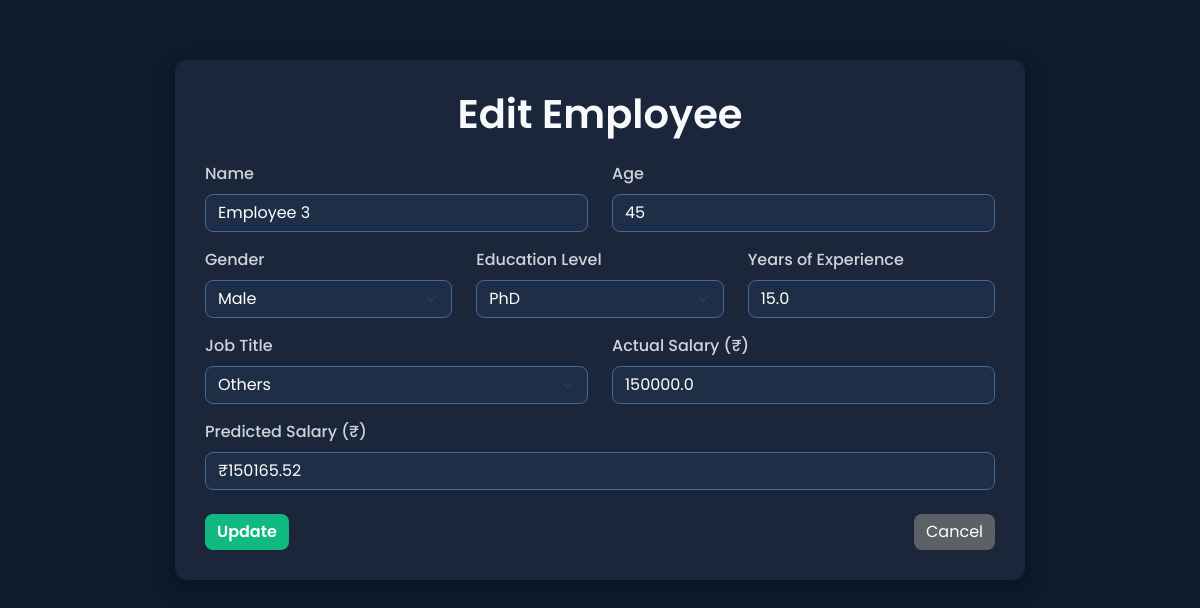
Before: /edit/3 with the older database file.
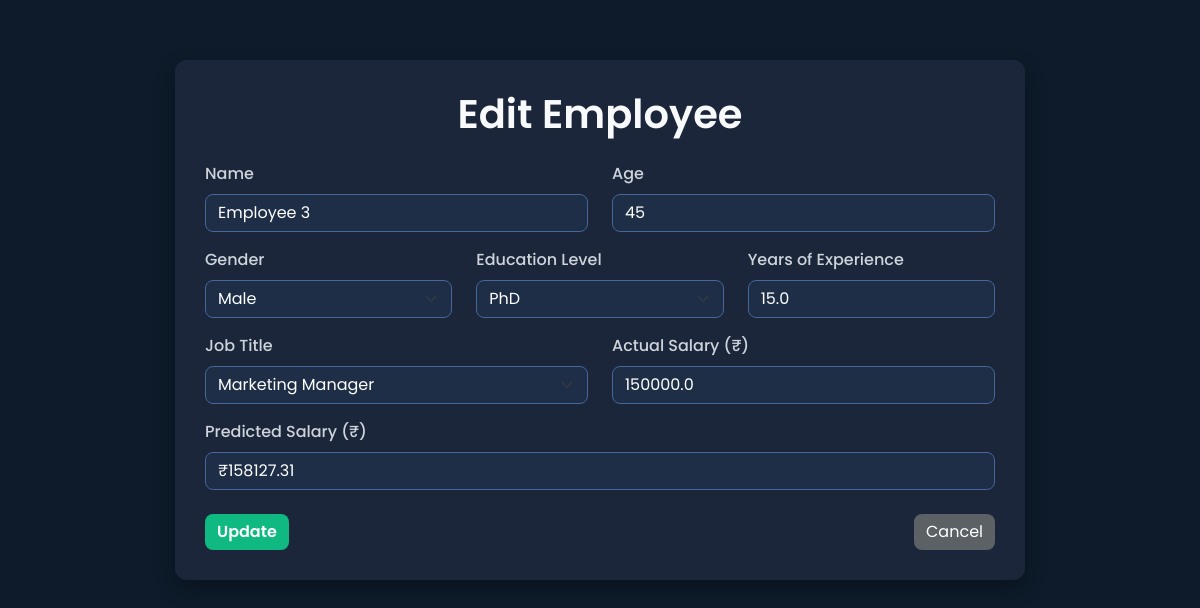
After: the same page with the newer database file.
### app.py (models this page shows)
class Employee(db.Model):
    id               = db.Column(db.Integer, primary_key=True)
    name             = db.Column(db.String(100))
    age              = db.Column(db.Integer)
    gender           = db.Column(db.String(20))
    education_level  = db.Column(db.String(50))
    job_title        = db.Column(db.String(100))
    experience       = db.Column(db.Float)
    actual_salary    = db.Column(db.Float)
    predicted_salary = db.Column(db.Float)

### app.py (the view, shortened to what this page needs)
@app.route('/edit/<int:id>', methods=['GET', 'POST'])
def edit_employee(id):
    emp = Employee.query.get_or_404(id)
    return render_template('edit_employee.html', employee=emp)

### templates/edit_employee.html (shortened to what this page needs)
<!DOCTYPE html>
<html lang="en">
<head>
  <link href="https://cdn.jsdelivr.net/npm/bootstrap@5.3.0/dist/css/bootstrap.min.css" rel="stylesheet">
</head>
<body>
  <div class="container">
    <h1 class="text-center mb-4">Edit Employee</h1>
    <form method="POST">
      <div class="row">
        <div class="col-md-6 mb-3">
          <label class="form-label">Name</label>
          <input type="text" name="name" class="form-control" value="{{ employee.name }}" required>
        </div>
        <div class="col-md-6 mb-3">
          <label class="form-label">Age</label>
          <input type="number" name="age" class="form-control" value="{{ employee.age }}" required>
        </div>
      </div>
      <div class="row">
        <div class="col-md-4 mb-3">
          <label class="form-label">Gender</label>
          <select name="gender" class="form-select" required>
            <option {% if employee.gender=='Male' %}selected{% endif %}>Male</option>
          </select>
        </div>
        <div class="col-md-4 mb-3">
          <label class="form-label">Education Level</label>
          <select name="education_level" class="form-select" required>
            <option {% if employee.education_level=="PhD" %}selected{% endif %}>PhD</option>
          </select>
        </div>
        <div class="col-md-4 mb-3">
          <label class="form-label">Years of Experience</label>
          <input type="number" step="0.1" name="experience" class="form-control" value="{{ employee.experience }}" required>
        </div>
      </div>
      <div class="row">
        <div class="col-md-6 mb-3">
          <label class="form-label">Job Title</label>
          <select name="job_title" class="form-select" required>
            <option {% if employee.job_title == "Others" %}selected{% endif %}>Others</option>
            <option {% if employee.job_title == "Marketing Manager" %}selected{% endif %}>Marketing Manager</option>
          </select>
        </div>
        <div class="col-md-6 mb-3">
          <label class="form-label">Actual Salary (₹)</label>
          <input type="number" name="actual_salary" class="form-control" value="{{ employee.actual_salary }}" required>
        </div>
      </div>
      <div class="mb-3">
  <label class="form-label">Predicted Salary (₹)</label>
  <input type="text" id="predicted_salary" class="form-control" value="₹{{ employee.predicted_salary | round(2) }}" readonly>
</div>
      <div class="d-flex justify-content-between mt-4">
        <button type="submit" class="btn btn-primary">Update</button>
        <a href="/employees_table" class="btn btn-secondary">Cancel</a>
      </div>
    </form>
  </div>
</body>
</html>

### templates/edit_employee.html (style rules this page uses)
body { background-color: #0d1b2a; color: #f1f1f1; font-family: 'Poppins', sans-serif; }
h1 { font-weight: 600; color: #f8f9fa; }
.container { max-width: 850px; background-color: #1b263b; border-radius: 12px; padding: 30px; box-shadow: 0 8px 20px rgba(0, 0, 0, 0.3); margin-top: 60px; }
.form-label { color: #ced4da; font-weight: 500; }
.form-control, .form-select { background-color: #1e2e46; color: #ffffff; border: 1px solid #456799ff; border-radius: 8px; }
.form-control::placeholder { color: #cbd5e1; }
.btn-primary { background-color: #10b981; border: none; font-weight: 600; border-radius: 8px; }
.btn-secondary { background-color: #5c6165ff; color: #ffffff; border: none; border-radius: 8px; }
a { text-decoration: none; }

Changed rows visible on the page:
changed Employee "Employee 3": job_title "Others" → "Marketing Manager"; predicted_salary "₹150165.52" → "₹158127.31"
